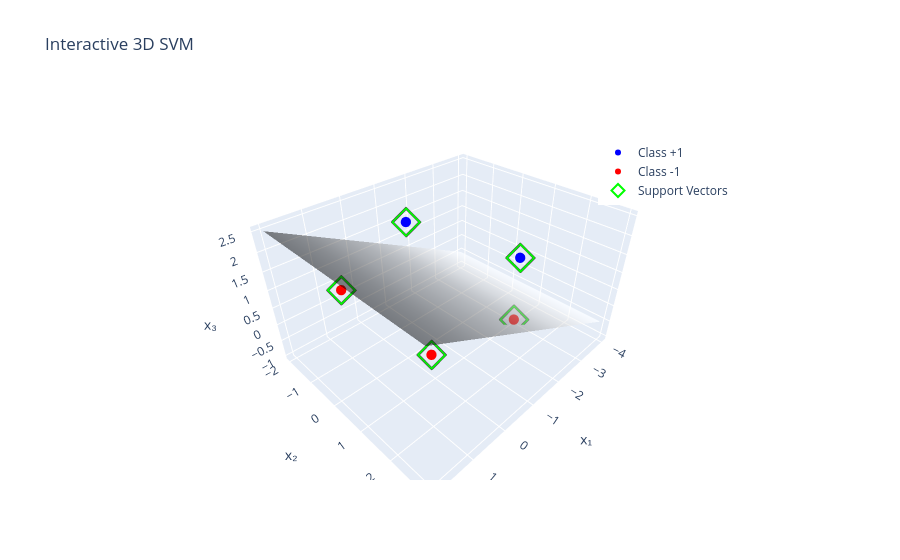

Notebook code cell kept with this figure:
### Markdown cell above
Adding data

### Code cell
import numpy as np
from cvxopt import matrix, solvers
import plotly.graph_objects as go

def train_svm_qp(X, Y):
    """
    Trains a hard-margin SVM using QP.
    Returns weights w, bias b, and Lagrange multipliers alphas.
    """
    n_samples, n_features = X.shape
    Y = Y.reshape(-1, 1).astype(float)
    K = X @ X.T

    P = matrix(np.outer(Y, Y) * K)
    q = matrix(-np.ones((n_samples, 1)))
    G = matrix(-np.eye(n_samples))
    h = matrix(np.zeros(n_samples))
    A = matrix(Y.reshape(1, -1))
    b = matrix(np.zeros(1))

    sol = solvers.qp(P, q, G, h, A, b)
    alphas = np.array(sol['x']).flatten()

    sv = alphas > 1e-5
    alpha_sv = alphas[sv]
    sv_X = X[sv]
    sv_Y = Y[sv]

    w = np.sum(alpha_sv[:, None] * sv_Y * sv_X, axis=0)
    b = sv_Y[0] - np.dot(w, sv_X[0])

    return w, b.item(), alphas

def plot_3d_svm_plotly(X, Y, w, b, alphas):
    """
    Plots SVM results using Plotly: data, support vectors, decision plane.
    """
    sv = alphas > 1e-5
    X_pos = X[Y == 1]
    X_neg = X[Y == -1]
    X_sv = X[sv]

    # Create grid for decision plane
    x_range = np.linspace(X[:,0].min()-1, X[:,0].max()+1, 20)
    y_range = np.linspace(X[:,1].min()-1, X[:,1].max()+1, 20)
    xx, yy = np.meshgrid(x_range, y_range)
    zz = (-w[0]*xx - w[1]*yy - b) / w[2]

    fig = go.Figure()

    # Class +1
    fig.add_trace(go.Scatter3d(
        x=X_pos[:, 0], y=X_pos[:, 1], z=X_pos[:, 2],
        mode='markers',
        marker=dict(size=6, color='blue'),
        name='Class +1'
    ))

    # Class -1
    fig.add_trace(go.Scatter3d(
        x=X_neg[:, 0], y=X_neg[:, 1], z=X_neg[:, 2],
        mode='markers',
        marker=dict(size=6, color='red'),
        name='Class -1'
    ))

    # Support Vectors
    fig.add_trace(go.Scatter3d(
        x=X_sv[:, 0], y=X_sv[:, 1], z=X_sv[:, 2],
        mode='markers',
        marker=dict(size=10, color='lime', symbol='diamond-open', line=dict(width=2)),
        name='Support Vectors'
    ))

    # Decision Plane
    fig.add_trace(go.Surface(
        x=xx, y=yy, z=zz,
        showscale=False,
        opacity=0.5,
        colorscale='Greys',
        name='Decision Plane'
    ))

    fig.update_layout(
        title="Interactive 3D SVM",
        scene=dict(
            xaxis_title='x₁',
            yaxis_title='x₂',
            zaxis_title='x₃',
        ),
        legend=dict(x=0.7, y=0.9)
    )

    fig.show()

# === DATA ===
X = np.array([
    [ 1, -1,  1],   # X1
    [-3,  1,  1],   # X2
    [-3,  1, -1],   # X3
    [ 1,  2,  1],   # X4
    [-1, -1,  2]    # X5
], dtype=float)

y = np.array([-1, 1, -1, -1, 1], dtype=float)


# w, b, alphas = train_svm_qp(X, Y)
# plot_3d_svm_plotly(X, Y, w, b, alphas)

# Class +1 (centered around [2, 2, 2])
# X_pos = np.random.normal(loc=2, scale=0.7, size=(10, 3))

# # Class -1 (centered around [0.5, 0.5, 0.5])
# X_neg = np.random.normal(loc=0.5, scale=0.7, size=(10, 3))

# X = np.vstack((X_pos, X_neg))
# Y = np.array([1]*10 + [-1]*10)

w, b, alphas = train_svm_qp(X, y)
plot_3d_svm_plotly(X, y, w, b, alphas)

### Figure 1 — Plotly figure (JSON) as saved in the notebook; plotly's stock layout.template omitted (floating-point values rounded to 4 significant figures; data arrays with more than 128 entries replaced by an {"elided": "..."} marker saying what was removed)
{"data": [{"marker": {"color": "blue", "size": 6}, "mode": "markers", "name": "Class +1", "type": "scatter3d", "x": [-3, -1], "y": [1, -1], "z": [1, 2]}, {"marker": {"color": "red", "size": 6}, "mode": "markers", "name": "Class -1", "type": "scatter3d", "x": [1, -3, 1], "y": [-1, 1, 2], "z": [1, -1, 1]}, {"marker": {"color": "lime", "line": {"width": 2}, "size": 10, "symbol": "diamond-open"}, "mode": "markers", "name": "Support Vectors", "type": "scatter3d", "x": [1, -3, -3, 1, -1], "y": [-1, 1, 1, 2, -1], "z": [1, 1, -1, 1, 2]}, {"colorscale": [[0, "rgb(255,255,255)"], [0.125, "rgb(240,240,240)"], [0.25, "rgb(217,217,217)"], [0.375, "rgb(189,189,189)"], [0.5, "rgb(150,150,150)"], [0.625, "rgb(115,115,115)"], [0.75, "rgb(82,82,82)"], [0.875, "rgb(37,37,37)"], [1, "rgb(0,0,0)"]], "name": "Decision Plane", "opacity": 0.5, "showscale": false, "type": "surface", "x": {"elided": "20x20 float values"}, "y": {"elided": "20x20 float values"}, "z": {"elided": "20x20 float values"}}], "layout": {"legend": {"x": 0.7, "y": 0.9}, "scene": {"xaxis": {"title": {"text": "x₁"}}, "yaxis": {"title": {"text": "x₂"}}, "zaxis": {"title": {"text": "x₃"}}}, "title": {"text": "Interactive 3D SVM"}}}
